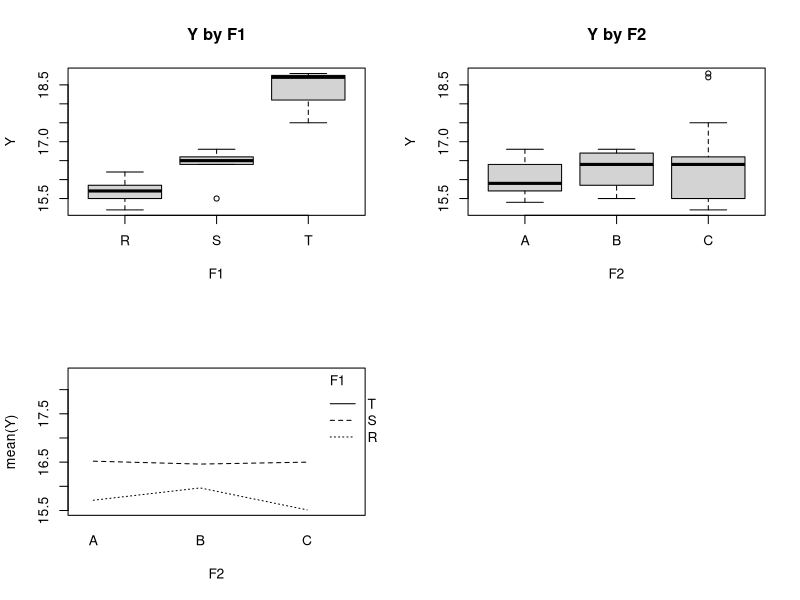
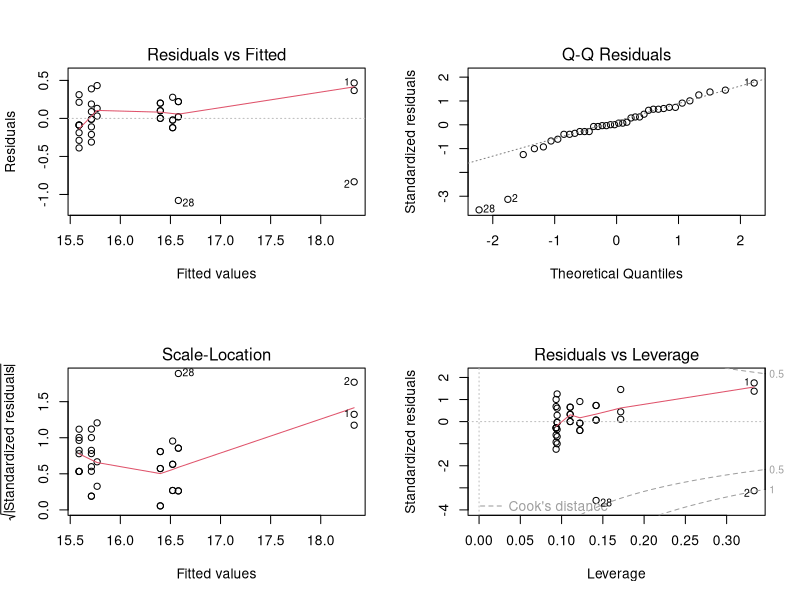

Write R code to recreate these figures, in order.
alpha <- 0.05

dat <- data.frame(
  F1 = factor(
    c("T", "T", "T", "R", "R", "R", "R", "R", "R", "R",
      "R", "R", "R", "R", "R", "R", "R", "R", "R", "R",
      "R", "R", "S", "S", "S", "S", "S", "S", "S", "S",
      "S", "S", "S", "S", "S", "S", "S", "S"),
    levels = c("R", "S", "T")
  ),
  F2 = factor(
    c("C", "C", "C", "A", "A", "A", "A", "A", "A", "A",
      "A", "B", "B", "B", "C", "C", "C", "C", "C", "C",
      "C", "C", "A", "A", "A", "A", "A", "B", "B", "B",
      "B", "B", "C", "C", "C", "C", "C", "C"),
    levels = c("A", "B", "C")
  ),
  Y = c(18.8, 17.5, 18.7, 15.4, 15.5, 15.8, 15.7, 15.7,
        15.9, 16.1, 15.6, 16.2, 15.8, 15.9, 15.2, 15.8,
        15.5, 15.4, 15.3, 15.5, 15.9, 15.5, 16.4, 16.5,
        16.4, 16.8, 16.5, 15.5, 16.6, 16.8, 16.8, 16.6,
        16.6, 16.4, 16.5, 16.6, 16.4, 16.5)
)

print(head(dat, 3))
stopifnot(nrow(dat) == 38)
stopifnot(isTRUE(all.equal(dat$Y[1:3], c(18.8, 17.5, 18.7))))

str(dat)
print(table(dat$F1, dat$F2))

print(aggregate(Y ~ F1, data = dat, FUN = function(x) c(n = length(x), mean = mean(x), sd = sd(x))))
print(aggregate(Y ~ F2, data = dat, FUN = function(x) c(n = length(x), mean = mean(x), sd = sd(x))))
print(aggregate(Y ~ F1 + F2, data = dat, FUN = function(x) c(n = length(x), mean = mean(x), sd = sd(x))))

one_f1 <- aov(Y ~ F1, data = dat)
one_f2 <- aov(Y ~ F2, data = dat)

print(summary(one_f1))
print(model.tables(one_f1, type = "means"))
p_one_f1 <- summary(one_f1)[[1]][["Pr(>F)"]][1]
if (!is.na(p_one_f1) && p_one_f1 < alpha) {
  print(TukeyHSD(one_f1))
}

print(summary(one_f2))
print(model.tables(one_f2, type = "means"))
p_one_f2 <- summary(one_f2)[[1]][["Pr(>F)"]][1]
if (!is.na(p_one_f2) && p_one_f2 < alpha) {
  print(TukeyHSD(one_f2))
}

additive <- aov(Y ~ F1 + F2, data = dat)
additive_reversed <- aov(Y ~ F2 + F1, data = dat)
interaction_model <- lm(Y ~ F1 * F2, data = dat)

print(summary(additive))
print(summary(additive_reversed))
print(drop1(additive, test = "F"))
print(alias(interaction_model))
print(anova(additive, interaction_model))

print(shapiro.test(residuals(one_f1)))
print(shapiro.test(residuals(one_f2)))
print(shapiro.test(residuals(additive)))

print(bartlett.test(Y ~ F1, data = dat))
print(bartlett.test(Y ~ F2, data = dat))
print(bartlett.test(Y ~ interaction(F1, F2), data = dat))

print(fligner.test(Y ~ F1, data = dat))
print(fligner.test(Y ~ F2, data = dat))
print(fligner.test(Y ~ interaction(F1, F2), data = dat))

pdf("zachet_anova_plots.pdf", width = 9, height = 7)
par(mfrow = c(2, 2))
boxplot(Y ~ F1, data = dat, main = "Y by F1", xlab = "F1", ylab = "Y")
boxplot(Y ~ F2, data = dat, main = "Y by F2", xlab = "F2", ylab = "Y")
interaction.plot(dat$F2, dat$F1, dat$Y, xlab = "F2", ylab = "mean(Y)", trace.label = "F1")
plot.new()
par(mfrow = c(2, 2))
plot(additive)
dev.off()
